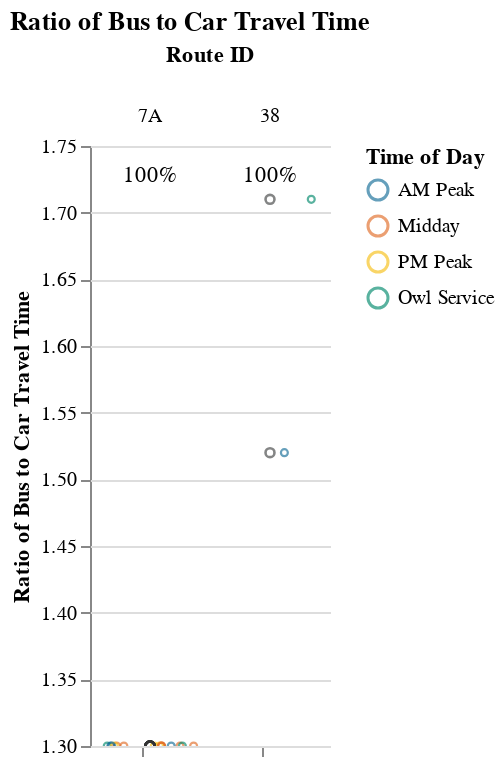

Write notebook code for a chart like this one.
### Code cell
s1

### Figure 1 — Vega-Lite specification as saved in the notebook (floating-point values rounded to 4 significant figures)
{"config": {"view": {"continuousWidth": 400, "continuousHeight": 300, "stroke": null}, "facet": {"spacing": 0}}, "data": {"name": "data-e1c329806e5ef7d3d9de324b8491c913"}, "facet": {"column": {"field": "route_id", "sort": ["7A", "38"], "title": "Route ID", "type": "nominal"}}, "spec": {"layer": [{"mark": {"type": "point", "opacity": 0.65, "size": 12, "strokeWidth": 1.1}, "encoding": {"color": {"field": "time_of_day", "scale": {"range": ["#136C97", "#E16B26", "#F6BF16", "#00896B", "#7790A3", "#5B559C"]}, "sort": ["AM Peak", "Midday", "PM Peak", "Owl Service"], "title": "Time of Day", "type": "nominal"}, "tooltip": [{"field": "route_id", "type": "nominal"}, {"field": "trip_id", "type": "nominal"}, {"field": "service_hours", "type": "quantitative"}, {"field": "car_duration_hours", "type": "quantitative"}, {"field": "bus_multiplier", "type": "quantitative"}, {"field": "bus_difference", "type": "quantitative"}, {"field": "num_trips", "type": "quantitative"}, {"field": "num_competitive", "type": "quantitative"}, {"field": "pct_trips_competitive", "type": "quantitative"}, {"field": "p25", "type": "quantitative"}, {"field": "p50", "type": "quantitative"}, {"field": "p75", "type": "quantitative"}], "x": {"axis": {"grid": false, "labels": false, "ticks": true, "values": [0]}, "field": "jitter", "scale": {}, "title": null, "type": "quantitative"}, "y": {"field": "bus_multiplier", "scale": {"domain": [1.3, 1.71]}, "title": "Ratio of Bus to Car Travel Time", "type": "quantitative"}}, "selection": {"selector001": {"type": "interval", "bind": "scales", "encodings": ["x", "y"]}}, "transform": [{"calculate": "sqrt(-2*log(random()))*cos(2*PI*random())", "as": "jitter"}], "width": 60}, {"mark": {"type": "point", "opacity": 0.6, "size": 20, "strokeWidth": 1.3}, "encoding": {"color": {"value": "#323434"}, "y": {"field": "bus_multiplier", "type": "quantitative"}}, "transform": [{"filter": "(datum.p50_trip === 1)"}]}, {"mark": {"type": "rule", "strokeDash": [2, 3]}, "encoding": {"color": {"value": "#323434"}, "y": {"field": "cutoff", "type": "quantitative"}}}, {"mark": {"type": "text", "align": "center", "baseline": "middle"}, "encoding": {"color": {"value": "black"}, "text": {"field": "pct_trips_competitive", "format": ".0%", "type": "quantitative"}, "tooltip": [{"field": "route_id", "type": "nominal"}, {"field": "trip_id", "type": "nominal"}, {"field": "service_hours", "type": "quantitative"}, {"field": "car_duration_hours", "type": "quantitative"}, {"field": "bus_multiplier", "type": "quantitative"}, {"field": "bus_difference", "type": "quantitative"}, {"field": "num_trips", "type": "quantitative"}, {"field": "num_competitive", "type": "quantitative"}, {"field": "pct_trips_competitive", "type": "quantitative"}, {"field": "p25", "type": "quantitative"}, {"field": "p50", "type": "quantitative"}, {"field": "p75", "type": "quantitative"}], "x": {"value": 30}, "y": {"value": 15}}, "transform": [{"calculate": "sqrt(-2*log(random()))*cos(2*PI*random())", "as": "jitter"}, {"filter": "(datum.fastest_trip === 1)"}]}]}, "resolve": {"scale": {"y": "shared"}}, "title": "Ratio of Bus to Car Travel Time", "$schema": "https://vega.github.io/schema/vega-lite/v4.17.0.json", "datasets": {"data-e1c329806e5ef7d3d9de324b8491c913": [{"calitp_itp_id": 310, "trip_key": -5574743277464453139, "trip_id": "919", "shape_id": "22", "route_id": "38", "service_hours": 0.47, "trip_first_departure_ts": 27120, "trip_last_arrival_ts": 28800, "departure_hour": 7, "time_of_day": "AM Peak", "p25": 0.485, "p50": 0.5, "p75": 0.515, "p50_trip": 1, "fastest_trip": 1, "car_duration_hours": 0.31, "competitive_route": 1, "bus_multiplier": 1.52, "bus_difference": 9.6, "num_trips": 2, "num_competitive": 2, "pct_trips_competitive": 1.0, "bus_multiplier_spread": 0.19, "bus_difference_spread": 3.6, "plot_group": 0.0, "name": "Solano County Transit", "caltrans_district": "04 - Oakland", "drmt_organization_name": "['recT79ohBnTB1fKsX']", "min_service": 0.47, "max_service": 0.53, "route_group": "short", "cutoff": 2}, {"calitp_itp_id": 310, "trip_key": -3715552762660780122, "trip_id": "920", "shape_id": "24", "route_id": "38", "service_hours": 0.53, "trip_first_departure_ts": 24960, "trip_last_arrival_ts": 26880, "departure_hour": 6, "time_of_day": "Owl Service", "p25": 0.485, "p50": 0.5, "p75": 0.515, "p50_trip": 1, "fastest_trip": 0, "car_duration_hours": 0.31, "competitive_route": 1, "bus_multiplier": 1.71, "bus_difference": 13.2, "num_trips": 2, "num_competitive": 2, "pct_trips_competitive": 1.0, "bus_multiplier_spread": 0.19, "bus_difference_spread": 3.6, "plot_group": 0.0, "name": "Solano County Transit", "caltrans_district": "04 - Oakland", "drmt_organization_name": "['recT79ohBnTB1fKsX']", "min_service": 0.47, "max_service": 0.53, "route_group": "short", "cutoff": 2}, {"calitp_itp_id": 310, "trip_key": -2242253959501436434, "trip_id": "1078", "shape_id": "10", "route_id": "7A", "service_hours": 1.0, "trip_first_departure_ts": 42300, "trip_last_arrival_ts": 45900, "departure_hour": 11, "time_of_day": "Midday", "p25": 1.0, "p50": 1.0, "p75": 1.0, "p50_trip": 1, "fastest_trip": 0, "car_duration_hours": 0.77, "competitive_route": 1, "bus_multiplier": 1.3, "bus_difference": 13.8, "num_trips": 15, "num_competitive": 15, "pct_trips_competitive": 1.0, "bus_multiplier_spread": 0.0, "bus_difference_spread": 0.0, "plot_group": 0.0, "name": "Solano County Transit", "caltrans_district": "04 - Oakland", "drmt_organization_name": "['recT79ohBnTB1fKsX']", "min_service": 1.0, "max_service": 1.0, "route_group": "short", "cutoff": 2}, {"calitp_itp_id": 310, "trip_key": 1553366806666314761, "trip_id": "1097", "shape_id": "10", "route_id": "7A", "service_hours": 1.0, "trip_first_departure_ts": 67500, "trip_last_arrival_ts": 71100, "departure_hour": 18, "time_of_day": "PM Peak", "p25": 1.0, "p50": 1.0, "p75": 1.0, "p50_trip": 1, "fastest_trip": 0, "car_duration_hours": 0.77, "competitive_route": 1, "bus_multiplier": 1.3, "bus_difference": 13.8, "num_trips": 15, "num_competitive": 15, "pct_trips_competitive": 1.0, "bus_multiplier_spread": 0.0, "bus_difference_spread": 0.0, "plot_group": 0.0, "name": "Solano County Transit", "caltrans_district": "04 - Oakland", "drmt_organization_name": "['recT79ohBnTB1fKsX']", "min_service": 1.0, "max_service": 1.0, "route_group": "short", "cutoff": 2}, {"calitp_itp_id": 310, "trip_key": 5736745841295953016, "trip_id": "1099", "shape_id": "10", "route_id": "7A", "service_hours": 1.0, "trip_first_departure_ts": 74700, "trip_last_arrival_ts": 78300, "departure_hour": 20, "time_of_day": "Owl Service", "p25": 1.0, "p50": 1.0, "p75": 1.0, "p50_trip": 1, "fastest_trip": 1, "car_duration_hours": 0.77, "competitive_route": 1, "bus_multiplier": 1.3, "bus_difference": 13.8, "num_trips": 15, "num_competitive": 15, "pct_trips_competitive": 1.0, "bus_multiplier_spread": 0.0, "bus_difference_spread": 0.0, "plot_group": 0.0, "name": "Solano County Transit", "caltrans_district": "04 - Oakland", "drmt_organization_name": "['recT79ohBnTB1fKsX']", "min_service": 1.0, "max_service": 1.0, "route_group": "short", "cutoff": 2}, {"calitp_itp_id": 310, "trip_key": 7541199008754798528, "trip_id": "1065", "shape_id": "10", "route_id": "7A", "service_hours": 1.0, "trip_first_departure_ts": 24300, "trip_last_arrival_ts": 27900, "departure_hour": 6, "time_of_day": "Owl Service", "p25": 1.0, "p50": 1.0, "p75": 1.0, "p50_trip": 1, "fastest_trip": 0, "car_duration_hours": 0.77, "competitive_route": 1, "bus_multiplier": 1.3, "bus_difference": 13.8, "num_trips": 15, "num_competitive": 15, "pct_trips_competitive": 1.0, "bus_multiplier_spread": 0.0, "bus_difference_spread": 0.0, "plot_group": 0.0, "name": "Solano County Transit", "caltrans_district": "04 - Oakland", "drmt_organization_name": "['recT79ohBnTB1fKsX']", "min_service": 1.0, "max_service": 1.0, "route_group": "short", "cutoff": 2}, {"calitp_itp_id": 310, "trip_key": -2774837895713846595, "trip_id": "1081", "shape_id": "10", "route_id": "7A", "service_hours": 1.0, "trip_first_departure_ts": 45900, "trip_last_arrival_ts": 49500, "departure_hour": 12, "time_of_day": "Midday", "p25": 1.0, "p50": 1.0, "p75": 1.0, "p50_trip": 1, "fastest_trip": 0, "car_duration_hours": 0.77, "competitive_route": 1, "bus_multiplier": 1.3, "bus_difference": 13.8, "num_trips": 15, "num_competitive": 15, "pct_trips_competitive": 1.0, "bus_multiplier_spread": 0.0, "bus_difference_spread": 0.0, "plot_group": 0.0, "name": "Solano County Transit", "caltrans_district": "04 - Oakland", "drmt_organization_name": "['recT79ohBnTB1fKsX']", "min_service": 1.0, "max_service": 1.0, "route_group": "short", "cutoff": 2}, {"calitp_itp_id": 310, "trip_key": -7128689078602650873, "trip_id": "1066", "shape_id": "10", "route_id": "7A", "service_hours": 1.0, "trip_first_departure_ts": 27900, "trip_last_arrival_ts": 31500, "departure_hour": 7, "time_of_day": "AM Peak", "p25": 1.0, "p50": 1.0, "p75": 1.0, "p50_trip": 1, "fastest_trip": 0, "car_duration_hours": 0.77, "competitive_route": 1, "bus_multiplier": 1.3, "bus_difference": 13.8, "num_trips": 15, "num_competitive": 15, "pct_trips_competitive": 1.0, "bus_multiplier_spread": 0.0, "bus_difference_spread": 0.0, "plot_group": 0.0, "name": "Solano County Transit", "caltrans_district": "04 - Oakland", "drmt_organization_name": "['recT79ohBnTB1fKsX']", "min_service": 1.0, "max_service": 1.0, "route_group": "short", "cutoff": 2}, {"calitp_itp_id": 310, "trip_key": -3801396718114747764, "trip_id": "1075", "shape_id": "10", "route_id": "7A", "service_hours": 1.0, "trip_first_departure_ts": 38700, "trip_last_arrival_ts": 42300, "departure_hour": 10, "time_of_day": "Midday", "p25": 1.0, "p50": 1.0, "p75": 1.0, "p50_trip": 1, "fastest_trip": 0, "car_duration_hours": 0.77, "competitive_route": 1, "bus_multiplier": 1.3, "bus_difference": 13.8, "num_trips": 15, "num_competitive": 15, "pct_trips_competitive": 1.0, "bus_multiplier_spread": 0.0, "bus_difference_spread": 0.0, "plot_group": 0.0, "name": "Solano County Transit", "caltrans_district": "04 - Oakland", "drmt_organization_name": "['recT79ohBnTB1fKsX']", "min_service": 1.0, "max_service": 1.0, "route_group": "short", "cutoff": 2}, {"calitp_itp_id": 310, "trip_key": 3555369193555928407, "trip_id": "1098", "shape_id": "10", "route_id": "7A", "service_hours": 1.0, "trip_first_departure_ts": 71100, "trip_last_arrival_ts": 74700, "departure_hour": 19, "time_of_day": "PM Peak", "p25": 1.0, "p50": 1.0, "p75": 1.0, "p50_trip": 1, "fastest_trip": 0, "car_duration_hours": 0.77, "competitive_route": 1, "bus_multiplier": 1.3, "bus_difference": 13.8, "num_trips": 15, "num_competitive": 15, "pct_trips_competitive": 1.0, "bus_multiplier_spread": 0.0, "bus_difference_spread": 0.0, "plot_group": 0.0, "name": "Solano County Transit", "caltrans_district": "04 - Oakland", "drmt_organization_name": "['recT79ohBnTB1fKsX']", "min_service": 1.0, "max_service": 1.0, "route_group": "short", "cutoff": 2}, {"calitp_itp_id": 310, "trip_key": -7612102933413698873, "trip_id": "1084", "shape_id": "10", "route_id": "7A", "service_hours": 1.0, "trip_first_departure_ts": 49500, "trip_last_arrival_ts": 53100, "departure_hour": 13, "time_of_day": "Midday", "p25": 1.0, "p50": 1.0, "p75": 1.0, "p50_trip": 1, "fastest_trip": 0, "car_duration_hours": 0.77, "competitive_route": 1, "bus_multiplier": 1.3, "bus_difference": 13.8, "num_trips": 15, "num_competitive": 15, "pct_trips_competitive": 1.0, "bus_multiplier_spread": 0.0, "bus_difference_spread": 0.0, "plot_group": 0.0, "name": "Solano County Transit", "caltrans_district": "04 - Oakland", "drmt_organization_name": "['recT79ohBnTB1fKsX']", "min_service": 1.0, "max_service": 1.0, "route_group": "short", "cutoff": 2}, {"calitp_itp_id": 310, "trip_key": 9090745400368182860, "trip_id": "1069", "shape_id": "10", "route_id": "7A", "service_hours": 1.0, "trip_first_departure_ts": 31500, "trip_last_arrival_ts": 35100, "departure_hour": 8, "time_of_day": "AM Peak", "p25": 1.0, "p50": 1.0, "p75": 1.0, "p50_trip": 1, "fastest_trip": 0, "car_duration_hours": 0.77, "competitive_route": 1, "bus_multiplier": 1.3, "bus_difference": 13.8, "num_trips": 15, "num_competitive": 15, "pct_trips_competitive": 1.0, "bus_multiplier_spread": 0.0, "bus_difference_spread": 0.0, "plot_group": 0.0, "name": "Solano County Transit", "caltrans_district": "04 - Oakland", "drmt_organization_name": "['recT79ohBnTB1fKsX']", "min_service": 1.0, "max_service": 1.0, "route_group": "short", "cutoff": 2}, {"calitp_itp_id": 310, "trip_key": -6662624582280621192, "trip_id": "1087", "shape_id": "10", "route_id": "7A", "service_hours": 1.0, "trip_first_departure_ts": 53100, "trip_last_arrival_ts": 56700, "departure_hour": 14, "time_of_day": "Midday", "p25": 1.0, "p50": 1.0, "p75": 1.0, "p50_trip": 1, "fastest_trip": 0, "car_duration_hours": 0.77, "competitive_route": 1, "bus_multiplier": 1.3, "bus_difference": 13.8, "num_trips": 15, "num_competitive": 15, "pct_trips_competitive": 1.0, "bus_multiplier_spread": 0.0, "bus_difference_spread": 0.0, "plot_group": 0.0, "name": "Solano County Transit", "caltrans_district": "04 - Oakland", "drmt_organization_name": "['recT79ohBnTB1fKsX']", "min_service": 1.0, "max_service": 1.0, "route_group": "short", "cutoff": 2}, {"calitp_itp_id": 310, "trip_key": -6607227710157058801, "trip_id": "1096", "shape_id": "10", "route_id": "7A", "service_hours": 1.0, "trip_first_departure_ts": 63900, "trip_last_arrival_ts": 67500, "departure_hour": 17, "time_of_day": "PM Peak", "p25": 1.0, "p50": 1.0, "p75": 1.0, "p50_trip": 1, "fastest_trip": 0, "car_duration_hours": 0.77, "competitive_route": 1, "bus_multiplier": 1.3, "bus_difference": 13.8, "num_trips": 15, "num_competitive": 15, "pct_trips_competitive": 1.0, "bus_multiplier_spread": 0.0, "bus_difference_spread": 0.0, "plot_group": 0.0, "name": "Solano County Transit", "caltrans_district": "04 - Oakland", "drmt_organization_name": "['recT79ohBnTB1fKsX']", "min_service": 1.0, "max_service": 1.0, "route_group": "short", "cutoff": 2}, {"calitp_itp_id": 310, "trip_key": 75175244298657360, "trip_id": "1090", "shape_id": "10", "route_id": "7A", "service_hours": 1.0, "trip_first_departure_ts": 56700, "trip_last_arrival_ts": 60300, "departure_hour": 15, "time_of_day": "Midday", "p25": 1.0, "p50": 1.0, "p75": 1.0, "p50_trip": 1, "fastest_trip": 0, "car_duration_hours": 0.77, "competitive_route": 1, "bus_multiplier": 1.3, "bus_difference": 13.8, "num_trips": 15, "num_competitive": 15, "pct_trips_competitive": 1.0, "bus_multiplier_spread": 0.0, "bus_difference_spread": 0.0, "plot_group": 0.0, "name": "Solano County Transit", "caltrans_district": "04 - Oakland", "drmt_organization_name": "['recT79ohBnTB1fKsX']", "min_service": 1.0, "max_service": 1.0, "route_group": "short", "cutoff": 2}, {"calitp_itp_id": 310, "trip_key": 8811729153955021229, "trip_id": "1072", "shape_id": "10", "route_id": "7A", "service_hours": 1.0, "trip_first_departure_ts": 35100, "trip_last_arrival_ts": 38700, "departure_hour": 9, "time_of_day": "AM Peak", "p25": 1.0, "p50": 1.0, "p75": 1.0, "p50_trip": 1, "fastest_trip": 0, "car_duration_hours": 0.77, "competitive_route": 1, "bus_multiplier": 1.3, "bus_difference": 13.8, "num_trips": 15, "num_competitive": 15, "pct_trips_competitive": 1.0, "bus_multiplier_spread": 0.0, "bus_difference_spread": 0.0, "plot_group": 0.0, "name": "Solano County Transit", "caltrans_district": "04 - Oakland", "drmt_organization_name": "['recT79ohBnTB1fKsX']", "min_service": 1.0, "max_service": 1.0, "route_group": "short", "cutoff": 2}, {"calitp_itp_id": 310, "trip_key": -4539065179735711766, "trip_id": "1093", "shape_id": "10", "route_id": "7A", "service_hours": 1.0, "trip_first_departure_ts": 60300, "trip_last_arrival_ts": 63900, "departure_hour": 16, "time_of_day": "Midday", "p25": 1.0, "p50": 1.0, "p75": 1.0, "p50_trip": 1, "fastest_trip": 0, "car_duration_hours": 0.77, "competitive_route": 1, "bus_multiplier": 1.3, "bus_difference": 13.8, "num_trips": 15, "num_competitive": 15, "pct_trips_competitive": 1.0, "bus_multiplier_spread": 0.0, "bus_difference_spread": 0.0, "plot_group": 0.0, "name": "Solano County Transit", "caltrans_district": "04 - Oakland", "drmt_organization_name": "['recT79ohBnTB1fKsX']", "min_service": 1.0, "max_service": 1.0, "route_group": "short", "cutoff": 2}]}}
